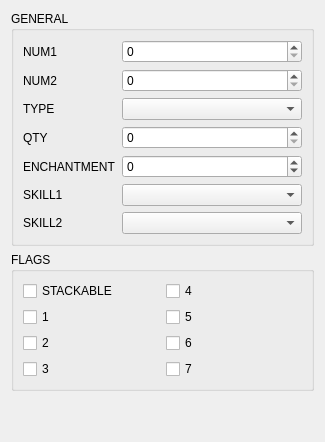
<?xml version="1.0" encoding="UTF-8"?>
<ui version="4.0">
 <class>ItemTabForm</class>
 <widget class="QWidget" name="ItemTabForm">
  <property name="windowTitle">
   <string notr="true">Form</string>
  </property>
  <layout class="QVBoxLayout" name="verticalLayout">
   <item>
    <widget class="QGroupBox" name="groupBox_4">
     <property name="title">
      <string>GENERAL</string>
     </property>
     <layout class="QVBoxLayout" name="verticalLayout_2">
      <item>
       <layout class="QFormLayout" name="formLayout">
        <item row="0" column="0">
         <widget class="QLabel" name="num1Label">
          <property name="text">
           <string>NUM1</string>
          </property>
         </widget>
        </item>
        <item row="0" column="1">
         <widget class="QSpinBox" name="num1SB">
          <property name="maximum">
           <number>65535</number>
          </property>
         </widget>
        </item>
        <item row="1" column="0">
         <widget class="QLabel" name="num2Label">
          <property name="text">
           <string>NUM2</string>
          </property>
         </widget>
        </item>
        <item row="1" column="1">
         <widget class="QSpinBox" name="num2SB">
          <property name="maximum">
           <number>65535</number>
          </property>
         </widget>
        </item>
        <item row="2" column="0">
         <widget class="QLabel" name="itemLabel">
          <property name="text">
           <string>TYPE</string>
          </property>
         </widget>
        </item>
        <item row="2" column="1">
         <widget class="QComboBox" name="itemCB">
          <property name="minimumSize">
           <size>
            <width>180</width>
            <height>0</height>
           </size>
          </property>
         </widget>
        </item>
        <item row="4" column="0">
         <widget class="QLabel" name="countLabel">
          <property name="text">
           <string>QTY</string>
          </property>
         </widget>
        </item>
        <item row="4" column="1">
         <widget class="QSpinBox" name="countSB">
          <property name="minimum">
           <number>0</number>
          </property>
         </widget>
        </item>
        <item row="6" column="0">
         <widget class="QLabel" name="skill1Label">
          <property name="text">
           <string>SKILL1</string>
          </property>
         </widget>
        </item>
        <item row="6" column="1">
         <widget class="QComboBox" name="skill1CB"/>
        </item>
        <item row="7" column="0">
         <widget class="QLabel" name="skill2Label">
          <property name="text">
           <string>SKILL2</string>
          </property>
         </widget>
        </item>
        <item row="7" column="1">
         <widget class="QComboBox" name="skill2CB"/>
        </item>
        <item row="5" column="0">
         <widget class="QLabel" name="enchantmentLabel">
          <property name="text">
           <string>ENCHANTMENT</string>
          </property>
         </widget>
        </item>
        <item row="5" column="1">
         <widget class="QSpinBox" name="enchantmentSB">
          <property name="minimum">
           <number>-128</number>
          </property>
          <property name="maximum">
           <number>127</number>
          </property>
         </widget>
        </item>
       </layout>
      </item>
     </layout>
    </widget>
   </item>
   <item>
     <widget class="QGroupBox" name="groupBox">
      <property name="title">
       <string>FLAGS</string>
      </property>
      <layout class="QGridLayout" name="gridLayout">
       <item row="2" column="0">
        <widget class="QCheckBox" name="flag2CB">
         <property name="text">
          <string>2</string>
         </property>
        </widget>
       </item>
       <item row="0" column="0">
        <widget class="QCheckBox" name="flag0CB">
         <property name="text">
          <string>STACKABLE</string>
         </property>
        </widget>
       </item>
       <item row="3" column="0">
        <widget class="QCheckBox" name="flag1CB">
         <property name="text">
          <string>3</string>
         </property>
        </widget>
       </item>
       <item row="1" column="0">
        <widget class="QCheckBox" name="flag3CB">
         <property name="text">
          <string>1</string>
         </property>
        </widget>
       </item>
       <item row="0" column="1">
        <widget class="QCheckBox" name="flag4CB">
         <property name="text">
          <string>4</string>
         </property>
        </widget>
       </item>
       <item row="1" column="1">
        <widget class="QCheckBox" name="flag5CB">
         <property name="text">
          <string>5</string>
         </property>
        </widget>
       </item>
       <item row="2" column="1">
        <widget class="QCheckBox" name="flag6CB">
         <property name="text">
          <string>6</string>
         </property>
        </widget>
       </item>
       <item row="3" column="1">
        <widget class="QCheckBox" name="flag7CB">
         <property name="text">
          <string>7</string>
         </property>
        </widget>
       </item>
      </layout>
     </widget>
   </item>
   <item>
    <spacer name="verticalSpacer">
     <property name="orientation">
      <enum>Qt::Vertical</enum>
     </property>
     <property name="sizeHint" stdset="0">
      <size>
       <width>20</width>
       <height>40</height>
      </size>
     </property>
    </spacer>
   </item>
  </layout>
 </widget>
 <resources/>
 <connections/>
</ui>
